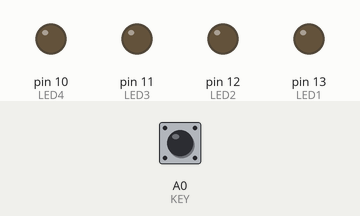
Recording of a sketch running on a simulated Arduino Uno, built with avr-gcc and run on an emulated ATmega328P. On the bench: output pins drawn as LEDs (lit = HIGH). The inputs (shaded band) are chosen by the test bench; at power-on: A0 (KEY) LOW.

Above: at 1.8 s.
1.9 s: A0 (KEY) pulled HIGH for 0.6 s
At 2.8 s:
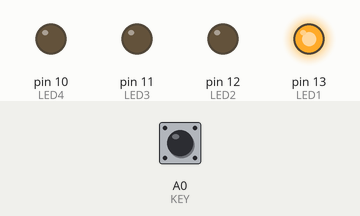
5.5 s: A0 (KEY) pulled HIGH for 1 s
At 7.8 s:
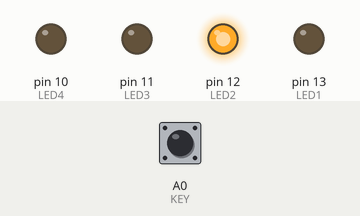
9.5 s: A0 (KEY) pulled HIGH for 3.2 s
At 12.8 s:
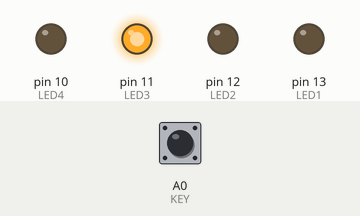
Timing chart, 0 to 15.5 s (numbered marks = the images above; inputs shaded):
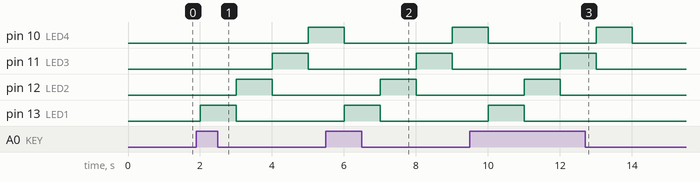

The sketch:

code_bai_2_phan_1_LTN.ino
```cpp
#define KEY A0
#define LED1 13
#define LED2 12
#define LED3 11
#define LED4 10

void setup() {
  // put your setup code here, to run once:
  Serial.begin(9600);
  pinMode(KEY, INPUT);
  pinMode(LED1, OUTPUT);
  pinMode(LED2, OUTPUT);
  pinMode(LED3, OUTPUT);
  pinMode(LED4, OUTPUT);

}

void loop() {
  // put your main code here, to run repeatedly:
  if(digitalRead(KEY) ==1){
    digitalWrite(LED1, 1);
    delay(1000);
    digitalWrite(LED1, 0);
    digitalWrite(LED2, 1);
    delay(1000);
    digitalWrite(LED2, 0);
    digitalWrite(LED3, 1);
    delay(1000);
    digitalWrite(LED3, 0);
    digitalWrite(LED4, 1);
    delay(1000);
    digitalWrite(LED4, 0);

  }

  if(digitalRead(KEY) == 0)
  {
    digitalWrite(LED1,0);
    digitalWrite(LED2,0);
    digitalWrite(LED3,0);
    digitalWrite(LED4,0);
    delay(1000);
  }
}
```

Measured:
- after the input at 1.9 s, pin 10 (LED4): LOW → HIGH after 3.1 s; pin 11 (LED3): LOW → HIGH after 2.1 s, → LOW 1.0 s later; pin 12 (LED2): LOW → HIGH after 1.1 s, → LOW 1.0 s later; pin 13 (LED1): LOW → HIGH after 0.10 s, → LOW 1.0 s later
- after the input at 5.5 s, pin 11 (LED3): LOW → HIGH after 2.5 s, → LOW 1.0 s later; pin 12 (LED2): LOW → HIGH after 1.5 s, → LOW 1.0 s later; pin 13 (LED1): LOW → HIGH after 0.50 s, → LOW 1.0 s later
- after the input at 9.5 s, pin 11 (LED3): LOW → HIGH after 2.5 s, → LOW 1.0 s later; pin 12 (LED2): LOW → HIGH after 1.5 s, → LOW 1.0 s later; pin 13 (LED1): LOW → HIGH after 0.50 s, → LOW 1.0 s later
